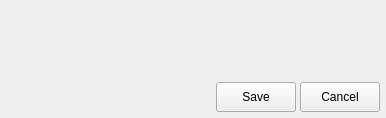
<?xml version="1.0" encoding="UTF-8"?>
<ui version="4.0">
 <class>%ClassName%</class>
 <widget class="QWidget" name="%ClassName%">
  <property name="geometry">
   <rect>
    <x>0</x>
    <y>0</y>
    <width>386</width>
    <height>118</height>
   </rect>
  </property>
  <property name="windowTitle">
   <string>Form</string>
  </property>
  <layout class="QVBoxLayout" name="verticalLayout" stretch="1,0">
   <property name="spacing">
    <number>4</number>
   </property>
   <property name="leftMargin">
    <number>6</number>
   </property>
   <property name="topMargin">
    <number>6</number>
   </property>
   <property name="rightMargin">
    <number>6</number>
   </property>
   <property name="bottomMargin">
    <number>6</number>
   </property>
   <item>
    <layout class="QFormLayout" name="formLayout">
     <property name="fieldGrowthPolicy">
      <enum>QFormLayout::AllNonFixedFieldsGrow</enum>
     </property>
    </layout>
   </item>
   <item>
    <layout class="QHBoxLayout" name="horizontalLayout">
     <item>
      <spacer name="horizontalSpacer">
       <property name="orientation">
        <enum>Qt::Horizontal</enum>
       </property>
       <property name="sizeHint" stdset="0">
        <size>
         <width>40</width>
         <height>20</height>
        </size>
       </property>
      </spacer>
     </item>
     <item>
      <widget class="QPushButton" name="btnSave">
       <property name="minimumSize">
        <size>
         <width>0</width>
         <height>30</height>
        </size>
       </property>
       <property name="text">
        <string>Save</string>
       </property>
      </widget>
     </item>
     <item>
      <widget class="QPushButton" name="btnCancel">
       <property name="minimumSize">
        <size>
         <width>0</width>
         <height>30</height>
        </size>
       </property>
       <property name="text">
        <string>Cancel</string>
       </property>
      </widget>
     </item>
    </layout>
   </item>
  </layout>
 </widget>
 <resources/>
 <connections/>
</ui>
